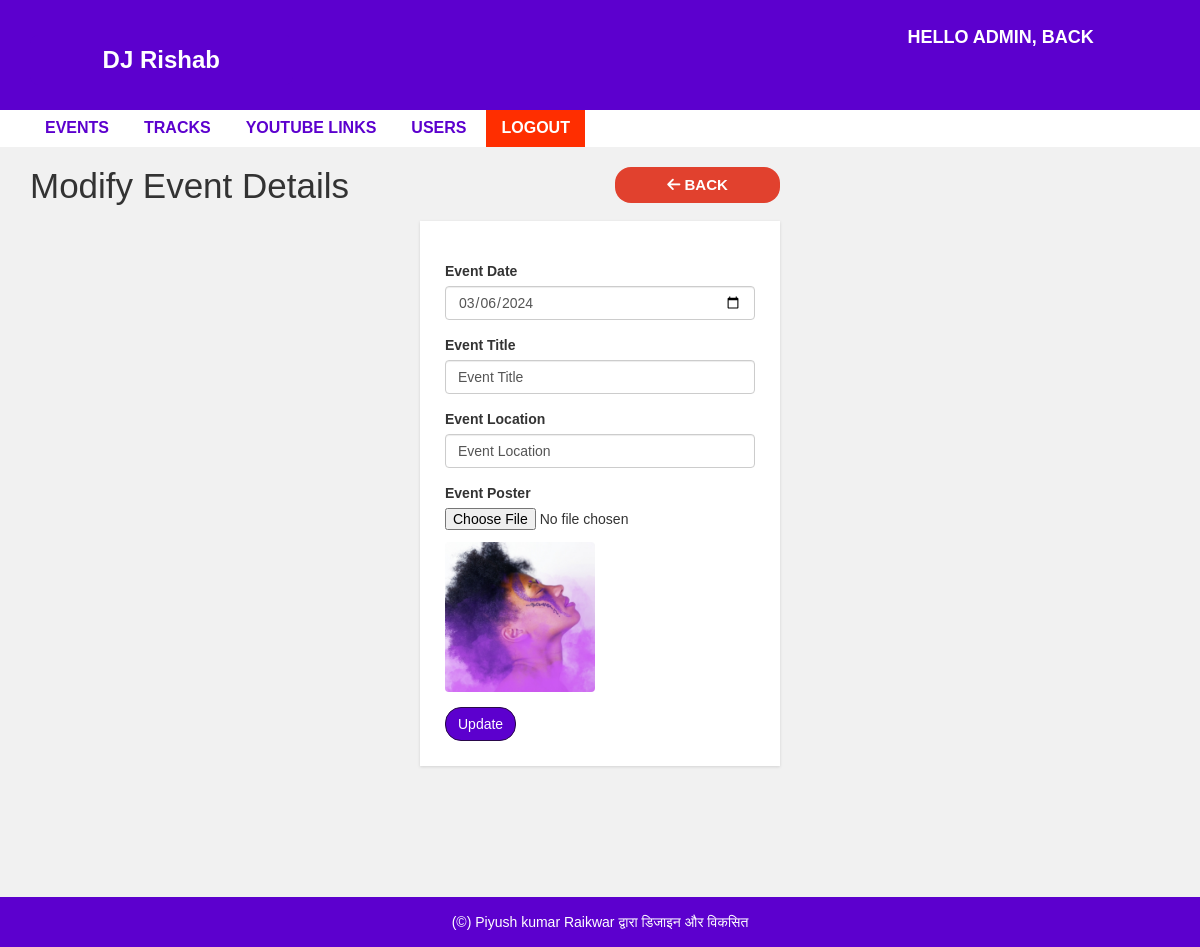
The page /admin/post-update.php?id=534 (signed in) on the database its author committed.
### tables this page shows
CREATE TABLE `achievement` (
  `aid` int(11) NOT NULL,
  `atitle` varchar(255) NOT NULL,
  `adate` varchar(255) NOT NULL,
  `atype` varchar(255) NOT NULL,
  `aimg` varchar(255) NOT NULL,
  `userId` varchar(255) NOT NULL,
  `active_record` varchar(255) NOT NULL DEFAULT 'Yes'
);

### admin/post-update.php (the view, shortened to what this page needs)
<?php include "header.php";
$user_id_getaddbar = $_GET['id'];
?>
<div id="admin-content">
    <div class="container">
        <div class="row">
            <div class="col-md-6">
                <h1 class="admin-heading">Modify Event Details</h1>
            </div>
            <div class="col-md-2">
                <a class="add-new" style="background:#E1412E; border-radius:16px;" href="post-read.php"><i class="fa-solid fa-arrow-left"></i>
                    Back</a>
            </div>
            <div class="col-md-offset-4 col-md-4">
                <?php include("config.php");
                $sql_userdata_show_by_id = "SELECT * FROM achievement WHERE aid = '{$user_id_getaddbar}'";
                $result_sql_userdata_show_by_id = mysqli_query($conn, $sql_userdata_show_by_id) or die("Query Die!!");
                if (mysqli_num_rows($result_sql_userdata_show_by_id) > 0) {
                    while ($row = mysqli_fetch_assoc($result_sql_userdata_show_by_id)) {
                ?>
                        <form action="<?php $_SERVER['PHP_SELF'] ?>" method="POST" enctype="multipart/form-data" autocomplete="off">
                            <div class="form-group">
                                <label>Event Date</label>
                                <input type="Date" name="adate" class="form-control" value="<?php echo $row['adate'] ?>" placeholder="Event Date" required>
                            </div>
                            <div class="form-group">
                                <label>Event Title</label>
                                <input type="text" name="atitle" class="form-control" value="<?php echo $row['atitle'] ?>" placeholder="Event Title" required>
                            </div>
                            <div class="form-group">
                                <label>Event Location</label>
                                <input type="text" name="atype" class="form-control" value="<?php echo $row['atype'] ?>" placeholder="Event Location" required>
                            </div>
                            <div class="form-group">
                                <label for="">Event Poster</label>
                                <input type="file" name="new-image">
                                <img src="upload/<?php echo $row['aimg']; ?>" height="150px" style="border-radius: 4px; margin-top:12px;">
                            </div>
                            <input type="submit" name="submit" class="btn btn-primary" style="border-radius:16px;" value="Update" required />
                        </form>
                <?php
                    }
                } ?>
            </div>
        </div>
    </div>
</div>
<?php include "footer.php"; ?>

### css/adminstyle_centerDJ.css (style rules this page uses)
body { background: #f1f1f1; font-family: sans-serif,arial,Helvetica; }
a, a:hover, a:focus { text-decoration: none; outline: none; }
#admin-content { padding: 20px 0; min-height: 750px; }
#admin-content .admin-heading { font-size: 35px; margin: 0 0 15px; }
#admin-content .add-new { color: #fff; background-color: #5C00CE; font-size: 15px; font-weight: 600; text-align: center; text-transform: uppercase; padding: 7px 10px; display: block; transition: all 0.3s; }
form { background: #fff; padding: 25px; box-shadow:0 1px 3px rgba(0, 0, 0, 0.13); }

### rows shown on the page
achievement: adate "03/06/2024", atitle "Event Title", atype "Event Location", aimg (picture)

### other values the page prints
$_SESSION['username'] "ADMIN"
